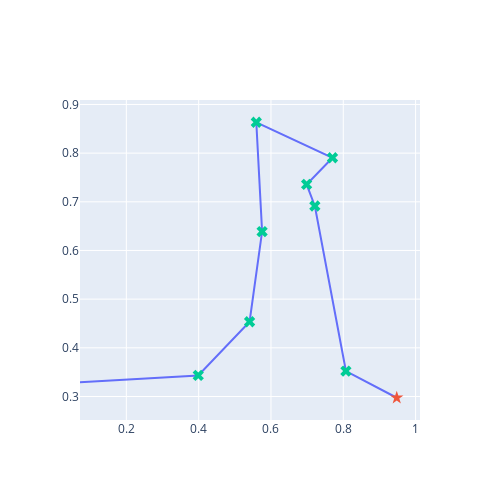

Notebook code cell kept with this figure:
### Code cell
# Test
rg = Generator(PCG64(42069)) # set your own unique seed number
n_cities = 10
cities = simulate_cities(rg, n_cities) # simulate the list of cities
start_time = time.time()  # Record start time
solution, distance = full_enumeration(cities)
end_time = time.time()  # Record end time
print("best solution:", solution)
print("distance travelled:", distance)
print("Computing time:", end_time - start_time, "seconds")

draw_salesman(solution, cities)

### Figure 1 — Plotly figure (JSON) as saved in the notebook; plotly's stock layout.template omitted (floating-point values rounded to 4 significant figures)
{"data": [{"mode": "lines", "type": "scatter", "x": [0.9479, 0.8073, 0.7213, 0.6986, 0.7702, 0.5594, 0.5755, 0.5409, 0.3989, 0.0718], "y": [0.2974, 0.3523, 0.6914, 0.7357, 0.7906, 0.8635, 0.6389, 0.4535, 0.3432, 0.3295]}, {"marker": {"size": 10, "symbol": "star"}, "mode": "markers", "text": "0", "type": "scatter", "x": [0.9479], "y": [0.2974]}, {"marker": {"size": 10, "symbol": "x"}, "mode": "markers", "text": ["5", "3", "6", "7", "2", "9", "4", "8"], "type": "scatter", "x": [0.8073, 0.7213, 0.6986, 0.7702, 0.5594, 0.5755, 0.5409, 0.3989], "y": [0.3523, 0.6914, 0.7357, 0.7906, 0.8635, 0.6389, 0.4535, 0.3432]}], "layout": {"height": 500, "showlegend": false, "width": 500}}
